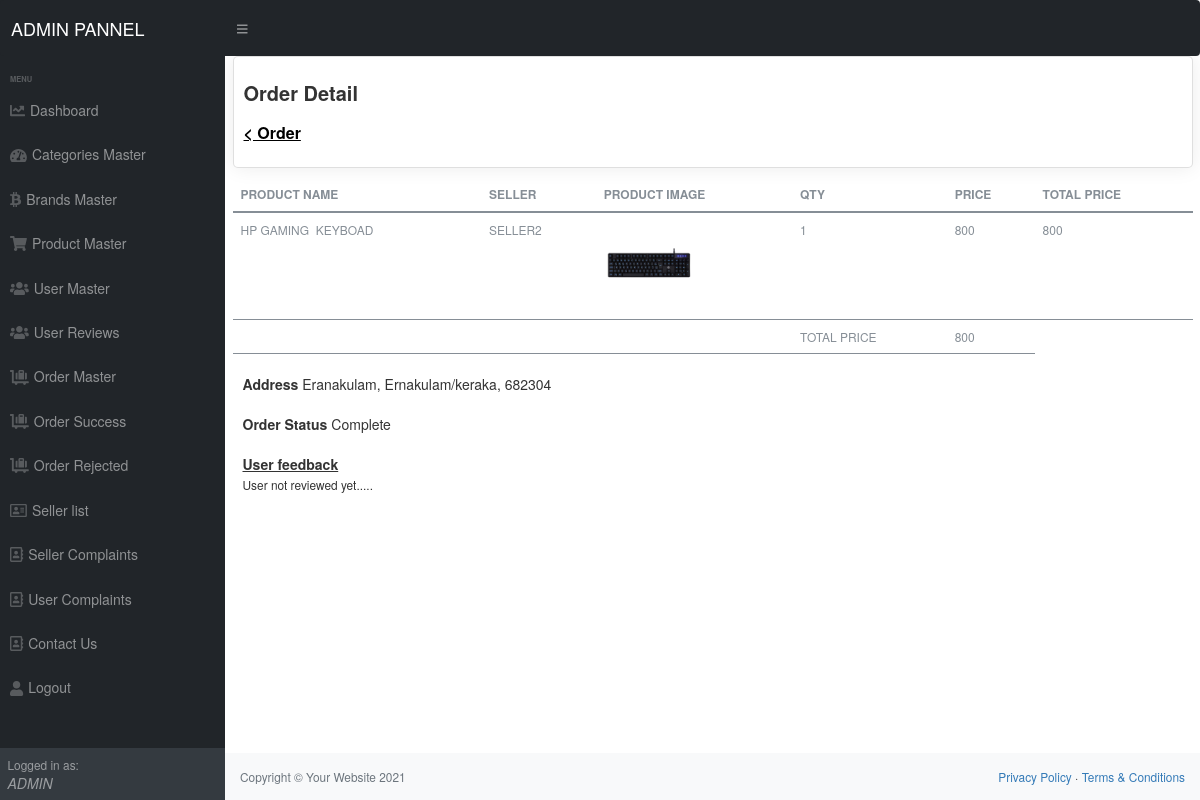
Page /admin/order_success_det.php?id=1 (signed in) on the committed database.
### tables this page shows
CREATE TABLE `product` (
  `id` int(11) NOT NULL,
  `seller_id` int(11) NOT NULL,
  `brand_id` int(11) NOT NULL,
  `categories_id` int(11) NOT NULL,
  `name` varchar(255) NOT NULL,
  `mrp` float NOT NULL,
  `price` float NOT NULL,
  `qty` int(11) NOT NULL,
  `image` varchar(2000) NOT NULL,
  `short_desc` varchar(2000) NOT NULL,
  `description` text NOT NULL,
  `meta_title` varchar(2000) NOT NULL,
  `meta_desc` varchar(2000) NOT NULL,
  `meta_keyword` varchar(2000) NOT NULL,
  `status` tinyint(4) NOT NULL
);

CREATE TABLE `seller` (
  `id` int(11) NOT NULL,
  `name` varchar(255) NOT NULL,
  `password` varchar(255) DEFAULT NULL,
  `mobile` int(11) DEFAULT NULL,
  `email` varchar(50) NOT NULL,
  `date` timestamp NOT NULL DEFAULT current_timestamp() ON UPDATE current_timestamp()
);

CREATE TABLE `order_details` (
  `id` int(11) NOT NULL,
  `order_id` int(11) NOT NULL,
  `product_id` int(11) NOT NULL,
  `qty` int(11) NOT NULL,
  `price` float NOT NULL,
  `added_on` datetime NOT NULL,
  `seller_id` int(11) NOT NULL
);

CREATE TABLE `orders` (
  `id` int(11) NOT NULL,
  `user_id` int(11) NOT NULL,
  `name` varchar(250) NOT NULL,
  `address` varchar(250) NOT NULL,
  `city` varchar(50) NOT NULL,
  `pincode` int(20) NOT NULL,
  `mobile` int(50) NOT NULL,
  `payment_type` varchar(20) NOT NULL,
  `total_amount` float NOT NULL,
  `payment_status` varchar(20) NOT NULL,
  `order_status` int(20) NOT NULL,
  `added_on` datetime NOT NULL
);

CREATE TABLE `order_status` (
  `id` int(11) NOT NULL,
  `name` varchar(32) NOT NULL
);

### admin/functions.inc.php (called while the page is built, shortened)
<?php
function get_safe_value($con,$str)
{
 	if($str!='')
	{
        $str=trim($str);
		return mysqli_real_escape_string($con,$str);
	}
}
?>

### admin/order_success_det.php (the view, shortened to what this page needs)
<?php
require('top.php');
$order_id=get_safe_value($con,$_GET['id']);
?>
<div id="layoutSidenav_content">
<main>
<div class="container-fluid">
 <div class="row">
     <div class="col-xl-12">
         <div class="card">
             <div class="card-body">
                 <h4 class="box-title">Order Detail</h4>
				 <h4 class="box-title2"><a href="order__Success.php"> < Order </a></h4>
             </div>
			 </div>
             <table class="table">
                    <thead>
                        <tr>
                            <th>Product Name</th>
							<th>seller</th>
                            <th>Product Image</</th>
                            <th>Qty</th>
                            <th>Price</</th>
                            <th>Total Price</</th>
                        </tr>
                    </thead>
                    <tbody>
                    <?php
									$res=mysqli_query($con,"select distinct(order_details.id) ,order_details.*,product.name,product.seller_id,product.image,orders.address,orders.city,orders.pincode from order_details,product ,orders where order_details.order_id='$order_id' and  order_details.product_id=product.id GROUP by order_details.id");
									$total_price=0;
									$userInfo=mysqli_fetch_assoc(mysqli_query($con,"select * from orders where id='$order_id'"));
									$address=$userInfo['address'];
									$city=$userInfo['city'];
									$pincode=$userInfo['pincode'];
									while($row=mysqli_fetch_assoc($res)){
										$seller_id=$row['seller_id'];
									$total_price=$total_price+($row['qty']*$row['price']);
                                  $seller_res=mysqli_query($con,"SELECT seller.name as sname FROM seller WHERE seller.id='$seller_id'");
                                  while($seller_row=mysqli_fetch_assoc($seller_res)){
									?>
                     <tr>
                     <td class="product-name"><?php echo $row['name']?></td>
					   <td><?php  echo $seller_row['sname']?></td>
						<td> <img style="width:90px;height:90px;" src="<?php echo PRODUCT_IMAGE_SITE_PATH.$row['image']?>"></td>
						<td><?php echo $row['qty']?></td>
						<td><?php echo $row['price']?></td>
				        <td><?php echo $row['qty']*$row['price']?></td>
                     </tr>
                     <?php } } ?>
					<tr>
					<td colspan="3"></td>
					<td>Total Price</td>
					<td><?php echo $total_price?></td>
					</tr>
                       </tbody>
                </table>
                <div id="address_details">
							<strong>Address</strong>
							<?php echo $address?>, <?php echo $city?>, <?php echo $pincode?><br/><br/>
							<strong>Order Status</strong>
							<?php
							$order_status_arr=mysqli_fetch_assoc(mysqli_query($con,"select order_status.name from order_status,orders where orders.id='$order_id' and orders.order_status=order_status.id"));
							echo $order_status_arr['name'];
							?>
							<br><br>
							<div>
                            <span style=" text-decoration: underline;"><b>User feedback</b></span><br>
								<?php $user_res=mysqli_query($con,"select user_order_review.msg,user.name  from user,user_order_review where order_id='$order_id' and user.id=user_order_review.user_id");
								 $user_row=mysqli_fetch_assoc($user_res);
								?>
								<div>
									<?php if(isset($user_row)){?>
                                    <span><b><?php echo $user_row['name'] ?></b>:<?php echo $user_row['msg']?></span><br>
                                    <?php } else {
										echo '<span> <small> User not reviewed yet.....</small></span>';
									}  ?>
                                </div>
							</div>
						</div>
         </div>
     </div>
 </main>
<?php
require('footer.php');
?>

### admin/top.php (shortened to what this page needs)
<?php
require('connection.inc.php');
require('functions.inc.php');
    $sql="select * from admin_users";
    $res=mysqli_query($con,$sql);
    $row=mysqli_fetch_assoc($res);
?>
<!DOCTYPE html>
<html lang="en">
<head>
    <link href="css/styles.css" rel="stylesheet" />
   <link href="css/bootstrap.min.css" rel="stylesheet">
   <link href="css/custom.css" rel="stylesheet">
</head>
<body class="sb-nav-fixed">
    <nav class="sb-topnav navbar navbar-expand navbar-dark bg-dark">
        <a class="navbar-brand ps-3" href="#">ADMIN PANNEL</a>
        <button class="btn btn-link btn-sm order-1 order-lg-0 me-4 me-lg-0" id="sidebarToggle" href="#!"><i
                class="fas fa-bars"></i></button>
  </nav>
    <div id="layoutSidenav">
        <div id="layoutSidenav_nav">
            <nav class="sb-sidenav accordion sb-sidenav-dark" id="sidenavAccordion">
                <div class="sb-sidenav-menu">
                    <div class="nav">
                        <div class="sb-sidenav-menu-heading">menu</div>
                        <a class="nav-link" href="dashboard.php">
                            <div class="sb-nav-link-icon"><i class="fas fa-chart-line"></i></div>
                            Dashboard
                        </a>
                        <a class="nav-link" href="categories.php">
                            <div class="sb-nav-link-icon"><i class="fas fa-tachometer-alt"></i></div>
                            Categories Master
                        </a>
                        <a class="nav-link" href="brand.php">
                            <div class="sb-nav-link-icon"><i class="fab fa-btc"></i></div>
                            Brands Master
                        </a>
                        <a class="nav-link" href="product.php">
                            <div class="sb-nav-link-icon"><i class="fas fa-shopping-cart"></i></div>
                            Product Master
                        </a>
                        <a class="nav-link" href="users.php">
                            <div class="sb-nav-link-icon"><i class="fas fa-users"></i></div>
                            User Master
                        </a>
                        <a class="nav-link" href="product_review.php">
                            <div class="sb-nav-link-icon"><i class="fas fa-users"></i></div>
                            User Reviews
                        </a>
                        <a class="nav-link" href="orders.php">
                            <div class="sb-nav-link-icon"><i class="fas fa-luggage-cart"></i></div>
                            Order Master
                        </a>
                        <a class="nav-link" href="order__Success.php">
                            <div class="sb-nav-link-icon"><i class="fas fa-luggage-cart"></i></div>
                            Order Success
                        </a>
                        <a class="nav-link" href="order__Rejected.php">
                            <div class="sb-nav-link-icon"><i class="fas fa-luggage-cart"></i></div>
                            Order Rejected
                        </a>
                        <a class="nav-link" href="seller.php">
                            <div class="sb-nav-link-icon"><i class="far fa-address-card"></i></div>
                            Seller list
                        </a>
                        <a class="nav-link" href=" seller_complaints.php">
                            <div class="sb-nav-link-icon"><i class="far fa-address-book"></i></div>
                            Seller Complaints
                        </a>
                        <a class="nav-link" href=" User_complaints.php">
                            <div class="sb-nav-link-icon"><i class="far fa-address-book"></i></div>
                            User Complaints
                        </a>
                        <a class="nav-link" href="contact_us.php">
                            <div class="sb-nav-link-icon"><i class="far fa-address-book"></i></div>
                            Contact Us
                        </a>
                        <a class="nav-link" href="logout.php">
                            <div class="sb-nav-link-icon"><i class="fas fa-user"></i></div>
                            Logout
                        </a>
                    </div>
                </div>
                <div class="sb-sidenav-footer">
                    <div class="small">Logged in as:</div>
                   <em style="text-transform: uppercase;"> <?php echo $row['username'] ?></em>
                </div>
            </nav>
        </div>

### admin/css/custom.css (style rules this page uses)
.card { margin-bottom: 10px; border-radius: 5px; border: 10 solid transparent; -webkit-box-shadow: 0 0 20px rgba(0, 0, 0, .08); box-shadow: 0 0 20px rgba(0, 0, 0, .08); }
.card .card-body { float: left; position: relative; width: 100%; }
.card .box-title { font-weight: 600; font-size: 20px; padding: 5px 0; }
.card .box-title2 { font-weight: 600; font-size: 16px; padding: 5px 0; color: #000; text-decoration-line: underline; }
.box-title2 a { color: #000; }
.table { border: none; border-bottom-color: currentcolor; border-bottom-style: none; border-bottom-width: medium; color: #868e96; font-size: 12px; font-weight: 400; padding: .75em 1.25em; text-transform: uppercase; }

### admin/order_success_det.php (style rules this page uses)
#address_details { margin:10px; }

### rows in the picture
order_details: qty "1", price "800", $row['qty']*$row['price'] "800"
seller: name "SELLER2", product.image (picture)
product: name "HP GAMING KEYBOAD"
orders: address "Eranakulam", city "Ernakulam/keraka", pincode "682304"
order_status: name "Complete"

### other values in the picture
$row['username'] "ADMIN"
$total_price "800"
